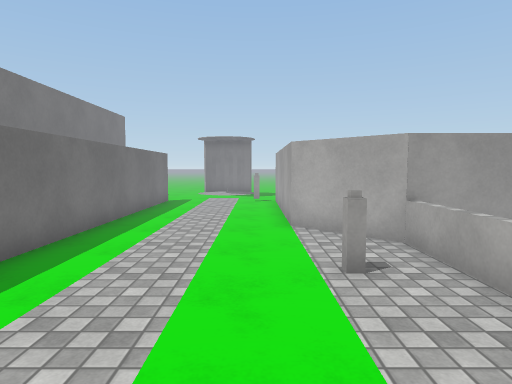
[1] (above)

16 first-person views from a walk through a scene from a Unity 3-D project. The camera is 1.4 m above the floor, tilts 4° down and sees 75° across. The floor is counted in squares, 1 m on a side. Each view is taken from the middle of a square. On the plan, view 1 faces up. The plan holds only what a view shows up to about 15 squares ahead; the rest is blank. The place goes on beyond the plan. The player character is not drawn. Door leaves are left out, so doorways stand open. Surface patterns are stand-ins for the level's own textures.

[2]
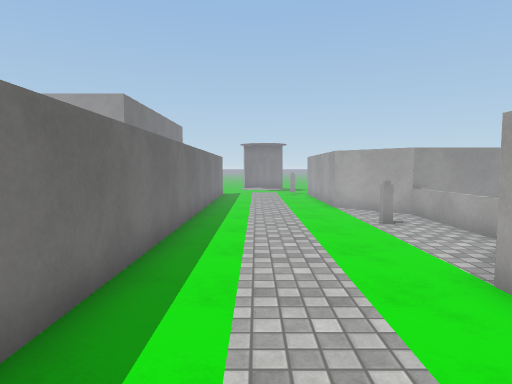

[3]
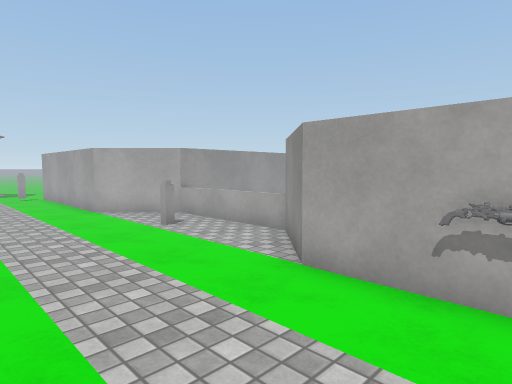

[4]
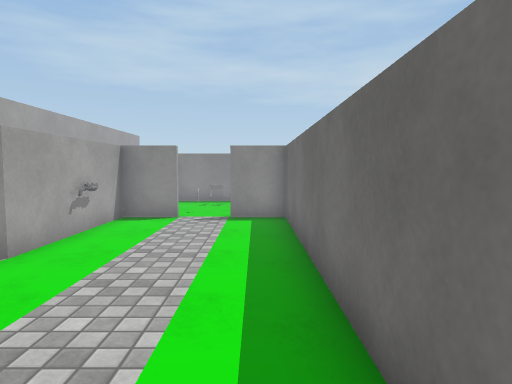

[5]
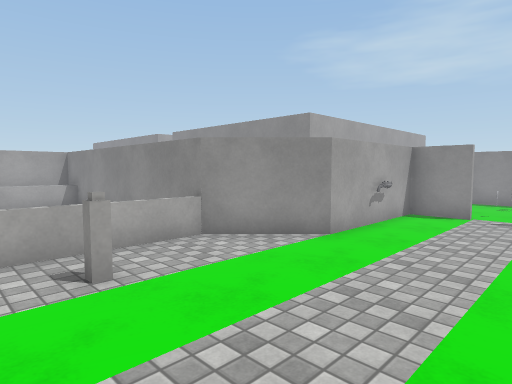

[6]
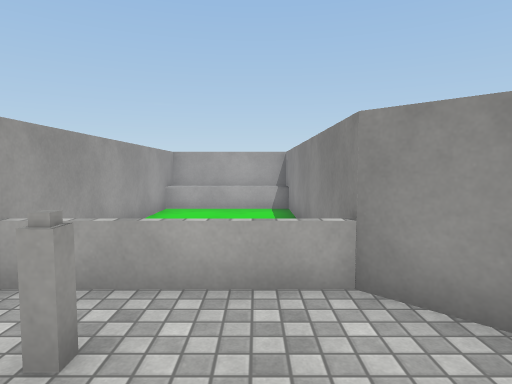

[7]
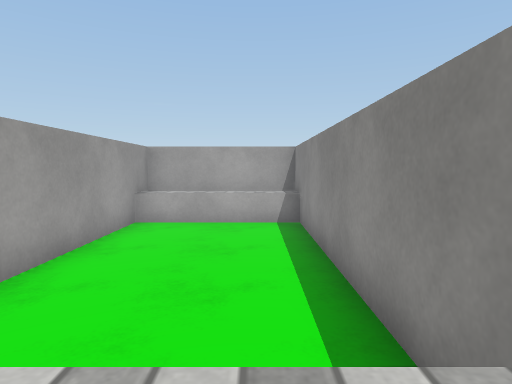

[8]
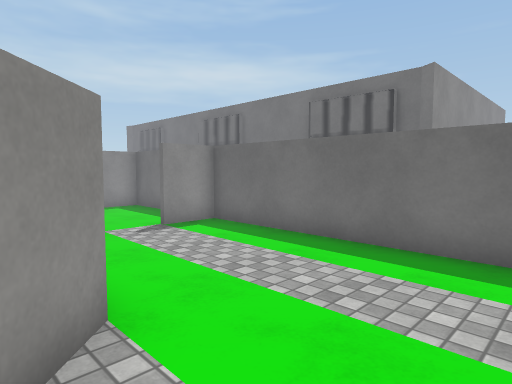

[9]
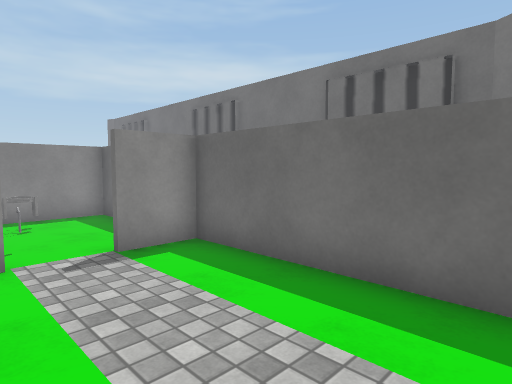

[10]
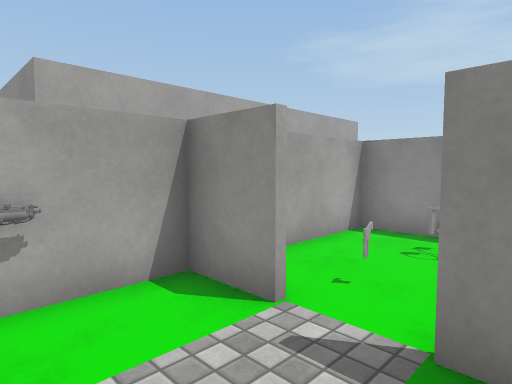

[11]
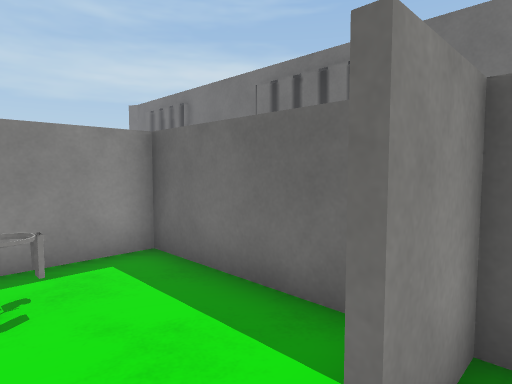

[12]
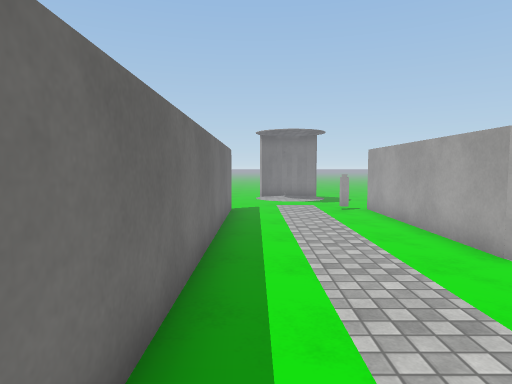

[13]
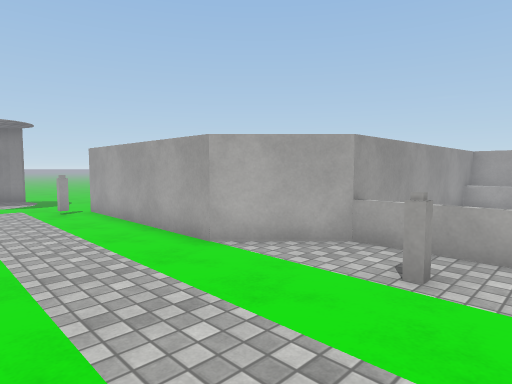

[14]
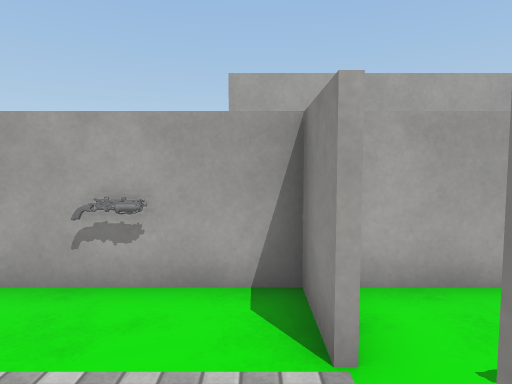

[15]
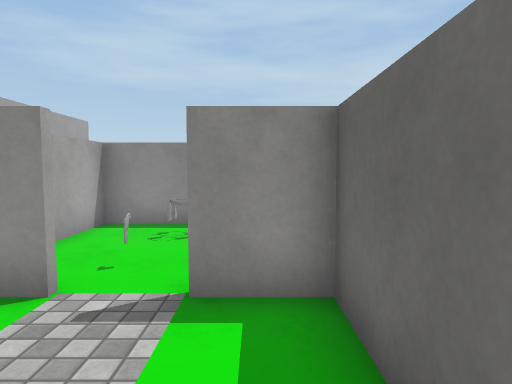

[16]
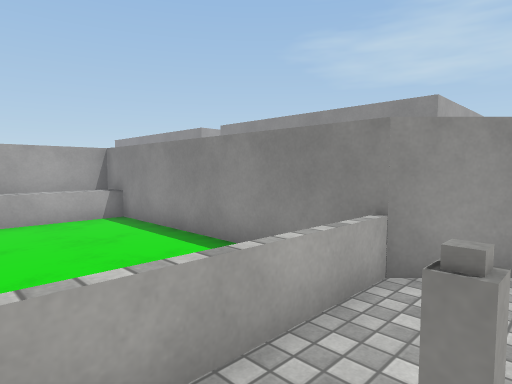

### Floor plan
Points are (right, up) in squares from view 1. A wall is a line through its corners. A room is listed if a view was taken in it or the views show most of it. See-through windows are left out.
Room 1 (views 1, 2, 3, 4, 5, 6, 7, 8, 9, 10, 11, 12, 13, 14, 15, 16)
walls: (-0.8, -4.5) (0.9, -4.5) (0.9, -0.1) (2.8, 1.9) (2.8, 6.2) (0.9, 8.1) (0.9, 12.5); (-3.9, 12.5) (-3.9, -4.5) (-2.2, -4.5)
ways out: opening at (-1.5, -5) to room 3
objects: other object (1, 4)
Room 2 (no view inside)
walls: (2.8, 1.8) (11.8, 1.8) (11.8, 6.2) (2.8, 6.2)
low walls: (10.7, 1.8) (10.7, 6.2)
Room 3 (no view inside)
walls: (-3.9, -5.5) (-3.9, -9.4) (0.9, -9.4) (0.9, -5.1)
ways out: opening at (-1.5, -5) to room 1
objects: other object (-2, -8) to (-1, -8); other object (-1, -6)

Where each view was taken, in squares from view 1:
view 1: 0 up, 0 right, facing up
view 2: 4 down, 2 left, facing up
view 3: 3 down, 3 left, facing up-right
view 4: 5 up, 3 left, facing down
view 5: 6 up, 3 left, facing down-right
view 6: 3 up, 1 left, facing right
view 7: 3 up, 2 right, facing right
view 8: 3 up, 2 right, facing down-left
view 9: 1 up, 0 right, facing down-left
view 10: 2 down, 3 left, facing down-right
view 11: 4 down, 1 left, facing down-left
view 12: 3 up, 3 left, facing up
view 13: 3 up, 3 left, facing up-right
view 14: 4 down, 3 left, facing right
view 15: 1 down, 3 left, facing down
view 16: 6 up, 1 right, facing down-right
